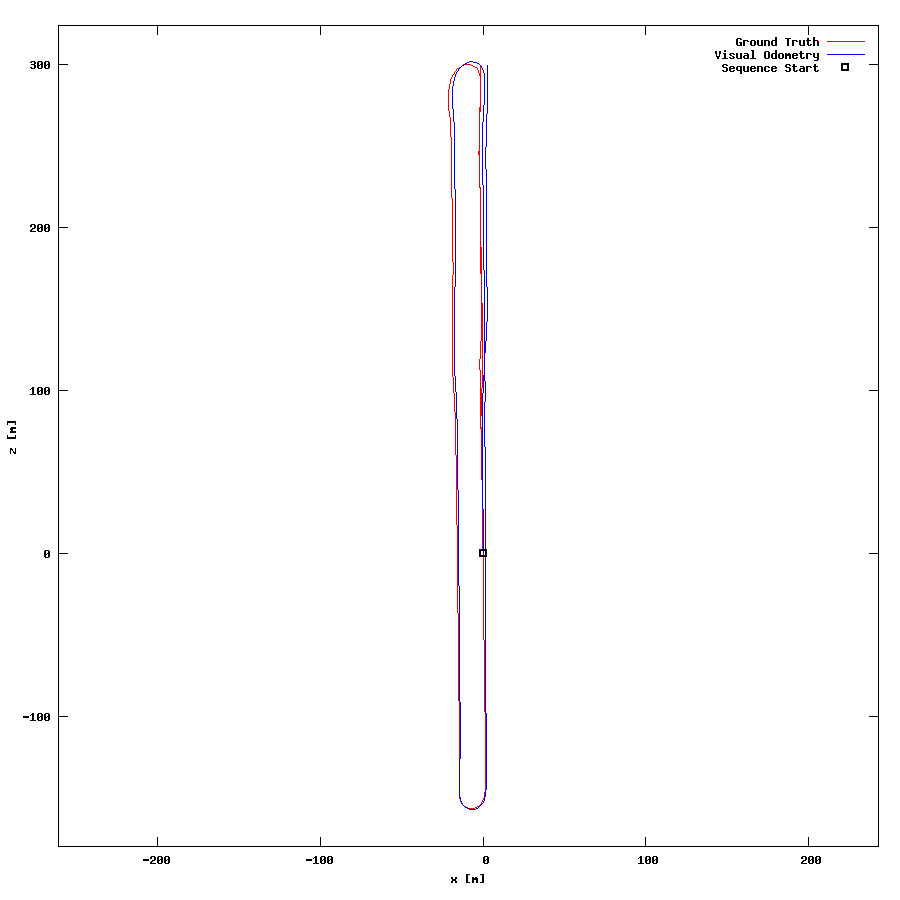

Write gnuplot code to recreate this figure.
set term postscript eps enhanced color
set output "06.eps"
set size ratio -1
set xrange [-261:243]
set yrange [-180:324]
set xlabel "x [m]"
set ylabel "z [m]"
plot "06.txt" using 1:2 lc rgb "#FF0000" title 'Ground Truth' w lines,"06.txt" using 3:4 lc rgb "#0000FF" title 'Visual Odometry' w lines,"< head -1 06.txt" using 1:2 lc rgb "#000000" pt 4 ps 1 lw 2 title 'Sequence Start' w points
